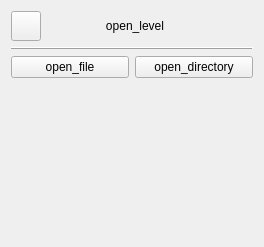
<?xml version="1.0" encoding="UTF-8"?>
<ui version="4.0">
 <class>OpenWorldPage</class>
 <widget class="QWidget" name="OpenWorldPage">
  <property name="geometry">
   <rect>
    <x>0</x>
    <y>0</y>
    <width>264</width>
    <height>247</height>
   </rect>
  </property>
  <property name="windowTitle">
   <string>Form</string>
  </property>
  <property name="backgroundColor" stdset="0">
   <string notr="true">background</string>
  </property>
  <layout class="QVBoxLayout" name="verticalLayout">
   <item>
    <layout class="QHBoxLayout" name="_lyt_header">
     <item>
      <widget class="QPushButton" name="btn_back">
       <property name="sizePolicy">
        <sizepolicy hsizetype="Fixed" vsizetype="Fixed">
         <horstretch>0</horstretch>
         <verstretch>0</verstretch>
        </sizepolicy>
       </property>
       <property name="minimumSize">
        <size>
         <width>30</width>
         <height>30</height>
        </size>
       </property>
       <property name="maximumSize">
        <size>
         <width>30</width>
         <height>30</height>
        </size>
       </property>
       <property name="text">
        <string/>
       </property>
      </widget>
     </item>
     <item>
      <widget class="QLabel" name="_lbl_title">
       <property name="text">
        <string>open_level</string>
       </property>
       <property name="alignment">
        <set>Qt::AlignCenter</set>
       </property>
      </widget>
     </item>
     <item>
      <spacer name="_horizontal_spacer">
       <property name="orientation">
        <enum>Qt::Horizontal</enum>
       </property>
       <property name="sizeType">
        <enum>QSizePolicy::Fixed</enum>
       </property>
       <property name="sizeHint" stdset="0">
        <size>
         <width>30</width>
         <height>30</height>
        </size>
       </property>
      </spacer>
     </item>
    </layout>
   </item>
   <item>
    <widget class="QFrame" name="frame">
     <property name="frameShape">
      <enum>QFrame::HLine</enum>
     </property>
     <property name="frameShadow">
      <enum>QFrame::Raised</enum>
     </property>
     <property name="borderTop" stdset="0">
      <string notr="true">surface</string>
     </property>
    </widget>
   </item>
   <item>
    <layout class="QHBoxLayout" name="horizontalLayout">
     <item>
      <widget class="QPushButton" name="load_file_button">
       <property name="text">
        <string>open_file</string>
       </property>
      </widget>
     </item>
     <item>
      <widget class="QPushButton" name="load_directory_button">
       <property name="text">
        <string>open_directory</string>
       </property>
      </widget>
     </item>
    </layout>
   </item>
   <item>
    <spacer name="_vertical_spacer">
     <property name="orientation">
      <enum>Qt::Vertical</enum>
     </property>
     <property name="sizeHint" stdset="0">
      <size>
       <width>20</width>
       <height>40</height>
      </size>
     </property>
    </spacer>
   </item>
  </layout>
 </widget>
 <resources/>
 <connections/>
</ui>
